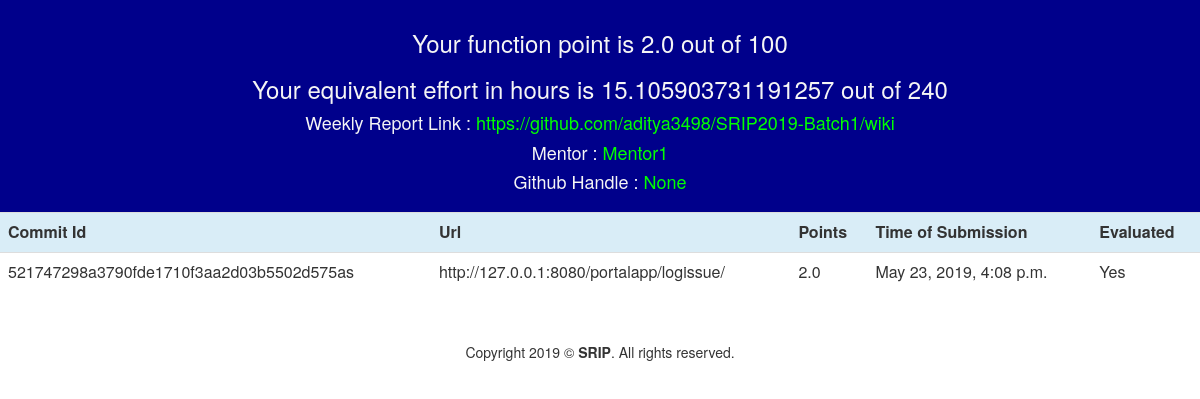
The app's page /users/parth/ (signed in) with its own data.
### portalapp/models.py (models this page shows, shortened)
class Student(models.Model):
    user = models.OneToOneField(User, on_delete=models.CASCADE)
    function_points = models.FloatField(default=0)
    effort = models.FloatField(default=0)
    report = models.URLField(default="https://github.com/aditya3498/SRIP2019-Batch1/wiki")
    mentor = models.CharField(max_length=100,blank=True,null=True)
    batch = models.CharField(max_length=100,default="SRIP19-BATCH1")
    handle = models.CharField(max_length=25,unique=True,blank=True,null=True)

class LoggedIssue(models.Model):
    username = models.CharField(max_length=50)
    commit_id = models.CharField(max_length=40,unique=True)
    url = models.URLField(default="https://www.google.com/")
    issue_points = models.FloatField(default=0)
    mentor = models.CharField(max_length=100,blank=True,null=True)
    handle = models.CharField(max_length=25,blank=True,null=True,unique=False)
    toc = models.DateTimeField(default=datetime.now)        ## time of creation
    is_added = models.BooleanField(default=False)

### portalapp/views.py (the view)
# urls.py: url(r'^users/(?P<username>[\w.@+-]+)/$',views.displaypoints,name = 'displaypoints'),
def displaypoints(request, username):
    current_user = request.user
    calculate(current_user)
    info = Student.objects.get(user=current_user)
    issue_info = LoggedIssue.objects.filter(username=current_user)
    if issue_info.exists():
        return render(request, 'portalapp/points.html', {'info': info, 'issue_info': issue_info})
    else:
        return HttpResponse("No Commit logged yet!")

### portalapp/views.py (called while the page is built)
def calculate(current_user):
    div_fac = 27
    mul_fac = 3
    j = 0.45
    power = mul_fac * j
    issue_points_info = LoggedIssue.objects.filter(username=current_user)
    len_com = len(issue_points_info)
    if len_com >=1:
        total = issue_points_info[len_com-1].issue_points
    else:
        total = 0
    user_display_info = Student.objects.get(user=current_user)
    user_display_info.function_points = total
    man_months = total ** power
    man_months = man_months / 27
    user_display_info.effort = man_months * 160
    user_display_info.save()

### portalapp/templates/portalapp/points.html (shortened to what this page needs)
{% load bootstrap3 %}
{% bootstrap_css %}
<html>
<head>
</head>
<body>
    <center>
        <div class="container-fluid" style="background-color: darkblue; padding: 10px;">
            <h3 style="color:whitesmoke">Your function point  is {{ info.function_points }} out of 100</h3>
            <h3 style="color:whitesmoke">Your equivalent effort in hours is {{ info.effort }} out of 240 </h3>
            <h4 style="color:whitesmoke">Weekly Report Link : <a style="color: lime" href= {{ info.report }}> {{ info.report }} </a></h4>
            <h4 style="color:whitesmoke">Mentor : <p style="color: lime; display:inline;"> {{ info.mentor }} </p>  </h4>
            <h4 style="color:whitesmoke">Github Handle : <p style="color: lime ; display:inline;"> {{ info.handle }}</p> </h4>
        </div>
        <div class="table-responsive">
            <table class="table table-hover">
                <tr class="info">
                    <th>Commit Id</th>
                    <th>Url</th>
                    <th>Points</th>
                    <th>Time of Submission</th>
                    <th>Evaluated</th>
                </tr>
                {% for i in issue_info %}
                <tr>
                    <td> {{ i.commit_id }} </td>
                    <td> {{ i.url }} </td>
                    <td> {{ i.issue_points }} </td>
                    <td> {{ i.toc }}</td>
                    {% if i.is_added %}
                    <td>Yes</td>
                    {% else %}
                    <td>No</td>
                    {% endif %}
                </tr>
                {% endfor %}
            </table>
        </div>
    </center>
    <br>
    <footer>
        <div class="container-fluid">
            <p>
                <center>Copyright 2019 ©<b> SRIP</b>. All rights reserved.</center>
            </p>
        </div>
    </footer>
</body>
</html>

### records on screen
Student: function_points "2.0", effort "15.105903731191257", report "https://github.com/aditya3498/SRIP2019-Batch1/wiki", mentor "Mentor1", handle "None"
LoggedIssue: commit_id "521747298a3790fde1710f3aa2d03b5502d575as", url "http://127.0.0.1:8080/portalapp/logissue/", issue_points "2.0", toc "May 23, 2019, 4:08 p.m.", is_added "Yes"
